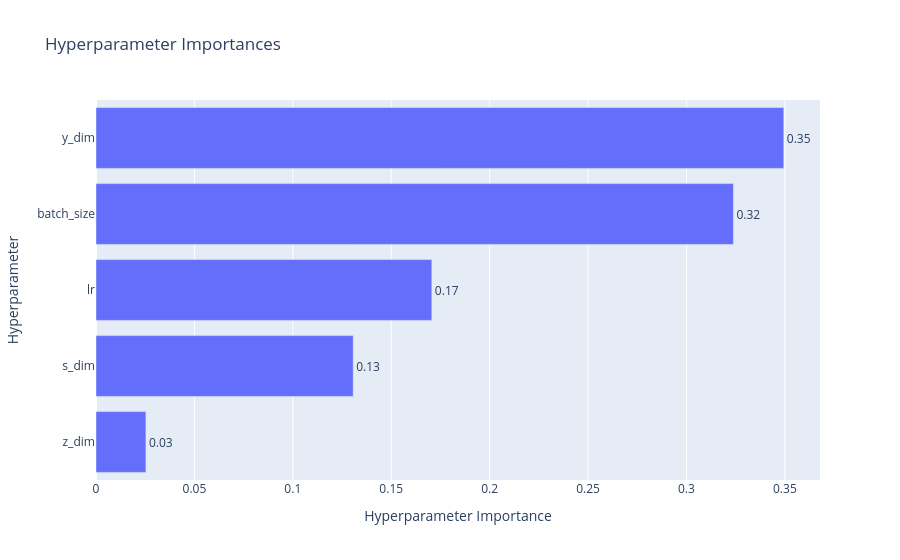
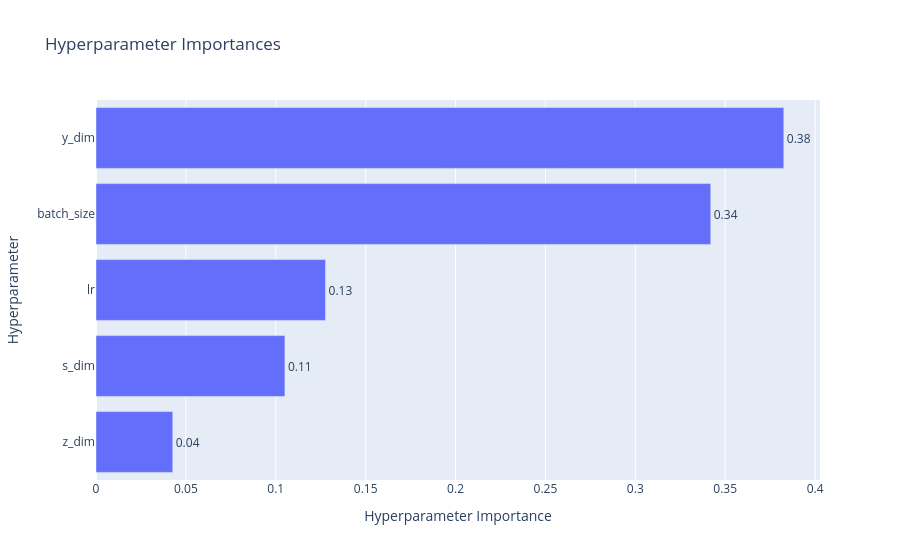

The notebook cell saved with these charts, in order:
### Code cell
for i in range(len(names_objs)):
    print(f"Parameter importances for {names_objs[i]}:")
    plot_param_importances(study, target=lambda t: t.values[i], target_name=names_objs[i]).show()

### Figure 1 — Plotly figure (JSON) as saved in the notebook; plotly's stock layout.template omitted (floating-point values rounded to 4 significant figures)
{"data": [{"cliponaxis": false, "hovertemplate": ["z_dim (IntDistribution): 0.025363194167280775<extra></extra>", "s_dim (IntDistribution): 0.13067658157880216<extra></extra>", "lr (CategoricalDistribution): 0.1706266269383794<extra></extra>", "batch_size (CategoricalDistribution): 0.32387658499351507<extra></extra>", "y_dim (IntDistribution): 0.3494570123220227<extra></extra>"], "name": "Survival curves dist", "orientation": "h", "text": ["0.03", "0.13", "0.17", "0.32", "0.35"], "textposition": "outside", "type": "bar", "x": [0.02536, 0.1307, 0.1706, 0.3239, 0.3495], "y": ["z_dim", "s_dim", "lr", "batch_size", "y_dim"]}], "layout": {"title": {"text": "Hyperparameter Importances"}, "xaxis": {"title": {"text": "Hyperparameter Importance"}}, "yaxis": {"title": {"text": "Hyperparameter"}}}}

### Figure 2 — Plotly figure (JSON) as saved in the notebook; plotly's stock layout.template omitted (floating-point values rounded to 4 significant figures)
{"data": [{"cliponaxis": false, "hovertemplate": ["z_dim (IntDistribution): 0.042694969785221956<extra></extra>", "s_dim (IntDistribution): 0.10507643655882659<extra></extra>", "lr (CategoricalDistribution): 0.12767275239898812<extra></extra>", "batch_size (CategoricalDistribution): 0.34195623305752676<extra></extra>", "y_dim (IntDistribution): 0.3825996081994365<extra></extra>"], "name": "Identifiability score", "orientation": "h", "text": ["0.04", "0.11", "0.13", "0.34", "0.38"], "textposition": "outside", "type": "bar", "x": [0.04269, 0.1051, 0.1277, 0.342, 0.3826], "y": ["z_dim", "s_dim", "lr", "batch_size", "y_dim"]}], "layout": {"title": {"text": "Hyperparameter Importances"}, "xaxis": {"title": {"text": "Hyperparameter Importance"}}, "yaxis": {"title": {"text": "Hyperparameter"}}}}
